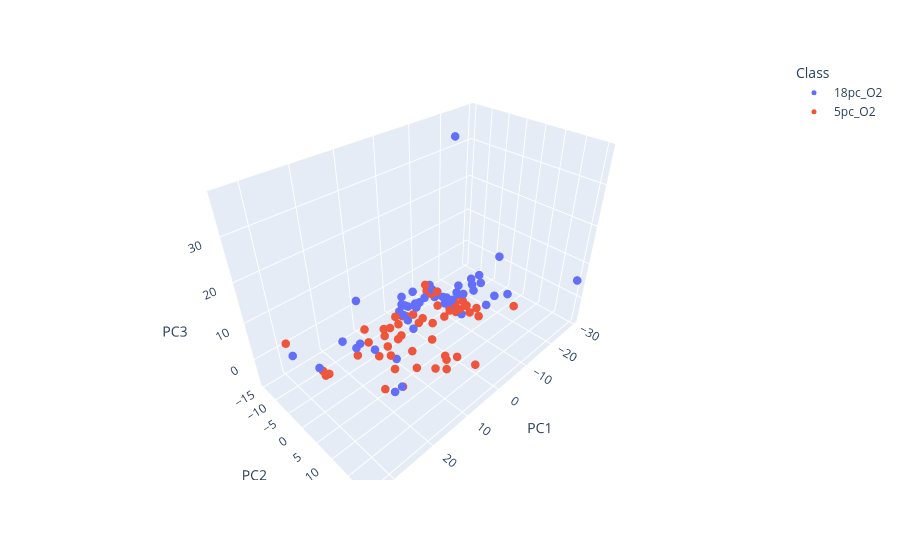

The notebook cell saved with this chart:
### Markdown cell above
## 3D PCA (need to install plotly for this to work!)

### Code cell
import plotly.express as px

fig = px.scatter_3d(PCA_data, x='PC1', y='PC2', z='PC3',
              color='Class')
fig.update_traces(marker_size = 5)
fig.show()
#ax.scatter3D(xdata, ydata, zdata, c=file['Label'], label=file['Label']);
#fig = plt.gcf()
#fig.set_size_inches(12,6)

### Figure 1 — Plotly figure (JSON) as saved in the notebook; plotly's stock layout.template omitted (floating-point values rounded to 4 significant figures; data arrays with more than 128 entries replaced by an {"elided": "..."} marker saying what was removed)
{"data": [{"hovertemplate": "Class=18pc_O2<br>PC1=%{x}<br>PC2=%{y}<br>PC3=%{z}<extra></extra>", "legendgroup": "18pc_O2", "marker": {"color": "#636efa", "size": 5, "symbol": "circle"}, "mode": "markers", "name": "18pc_O2", "scene": "scene", "showlegend": true, "type": "scatter3d", "x": {"elided": "182 float values"}, "y": {"elided": "182 float values"}, "z": {"elided": "182 float values"}}, {"hovertemplate": "Class=5pc_O2<br>PC1=%{x}<br>PC2=%{y}<br>PC3=%{z}<extra></extra>", "legendgroup": "5pc_O2", "marker": {"color": "#EF553B", "size": 5, "symbol": "circle"}, "mode": "markers", "name": "5pc_O2", "scene": "scene", "showlegend": true, "type": "scatter3d", "x": {"elided": "215 float values"}, "y": {"elided": "215 float values"}, "z": {"elided": "215 float values"}}], "layout": {"legend": {"title": {"text": "Class"}, "tracegroupgap": 0}, "margin": {"t": 60}, "scene": {"domain": {"x": [0, 1], "y": [0, 1]}, "xaxis": {"title": {"text": "PC1"}}, "yaxis": {"title": {"text": "PC2"}}, "zaxis": {"title": {"text": "PC3"}}}}}
